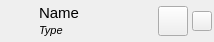
<?xml version="1.0" encoding="UTF-8"?>
<ui version="4.0">
 <class>librepcb::editor::OutputJobListWidgetItem</class>
 <widget class="QFrame" name="librepcb::editor::OutputJobListWidgetItem">
  <property name="geometry">
   <rect>
    <x>0</x>
    <y>0</y>
    <width>214</width>
    <height>42</height>
   </rect>
  </property>
  <property name="sizePolicy">
   <sizepolicy hsizetype="Preferred" vsizetype="Fixed">
    <horstretch>0</horstretch>
    <verstretch>0</verstretch>
   </sizepolicy>
  </property>
  <property name="windowTitle">
   <string>Form</string>
  </property>
  <property name="frameShape">
   <enum>QFrame::NoFrame</enum>
  </property>
  <layout class="QHBoxLayout" name="horizontalLayout" stretch="0,1,0,0">
   <property name="spacing">
    <number>4</number>
   </property>
   <property name="leftMargin">
    <number>3</number>
   </property>
   <property name="topMargin">
    <number>2</number>
   </property>
   <property name="rightMargin">
    <number>2</number>
   </property>
   <property name="bottomMargin">
    <number>2</number>
   </property>
   <item>
    <widget class="QLabel" name="lblIcon">
     <property name="minimumSize">
      <size>
       <width>30</width>
       <height>30</height>
      </size>
     </property>
     <property name="maximumSize">
      <size>
       <width>30</width>
       <height>30</height>
      </size>
     </property>
     <property name="text">
      <string notr="true"/>
     </property>
     <property name="pixmap">
      <pixmap>:/img/status/dialog_warning.png</pixmap>
     </property>
     <property name="scaledContents">
      <bool>true</bool>
     </property>
    </widget>
   </item>
   <item>
    <layout class="QVBoxLayout" name="verticalLayout_2">
     <property name="spacing">
      <number>0</number>
     </property>
     <property name="leftMargin">
      <number>2</number>
     </property>
     <property name="topMargin">
      <number>0</number>
     </property>
     <property name="bottomMargin">
      <number>0</number>
     </property>
     <item>
      <widget class="QLabel" name="lblName">
       <property name="sizePolicy">
        <sizepolicy hsizetype="Ignored" vsizetype="Fixed">
         <horstretch>0</horstretch>
         <verstretch>0</verstretch>
        </sizepolicy>
       </property>
       <property name="font">
        <font>
         <pointsize>11</pointsize>
         <bold>false</bold>
        </font>
       </property>
       <property name="text">
        <string notr="true">Name</string>
       </property>
      </widget>
     </item>
     <item>
      <widget class="QLabel" name="lblType">
       <property name="sizePolicy">
        <sizepolicy hsizetype="Ignored" vsizetype="Fixed">
         <horstretch>0</horstretch>
         <verstretch>0</verstretch>
        </sizepolicy>
       </property>
       <property name="font">
        <font>
         <pointsize>8</pointsize>
         <italic>true</italic>
        </font>
       </property>
       <property name="text">
        <string notr="true">Type</string>
       </property>
      </widget>
     </item>
    </layout>
   </item>
   <item>
    <widget class="QToolButton" name="btnOpenDirectory">
     <property name="minimumSize">
      <size>
       <width>30</width>
       <height>30</height>
      </size>
     </property>
     <property name="maximumSize">
      <size>
       <width>30</width>
       <height>30</height>
      </size>
     </property>
     <property name="toolTip">
      <string>Open the output directory</string>
     </property>
     <property name="icon">
      <iconset>
       <normaloff>:/img/actions/open.png</normaloff>:/img/actions/open.png</iconset>
     </property>
     <property name="iconSize">
      <size>
       <width>25</width>
       <height>25</height>
      </size>
     </property>
    </widget>
   </item>
   <item>
    <widget class="QToolButton" name="btnRun">
     <property name="minimumSize">
      <size>
       <width>20</width>
       <height>20</height>
      </size>
     </property>
     <property name="maximumSize">
      <size>
       <width>20</width>
       <height>20</height>
      </size>
     </property>
     <property name="text">
      <string notr="true"/>
     </property>
    </widget>
   </item>
  </layout>
 </widget>
 <resources/>
 <connections/>
</ui>
